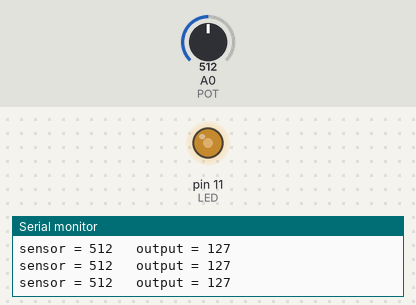
Recording of a sketch running on a simulated Arduino Uno, built with avr-gcc and run on an emulated ATmega328P. On the bench: output pins drawn as LEDs (lit = HIGH), the last lines printed to the serial monitor. The inputs (shaded band) are chosen by the test bench; at power-on: A0 (POT) = 512.

Above: at 1.2 s.
1.3 s: A0 (POT) set to 716
At 1.7 s:
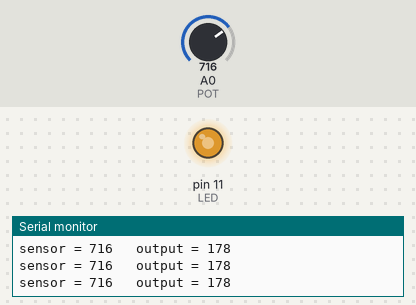
2.8 s: A0 (POT) set to 900
At 3.2 s:
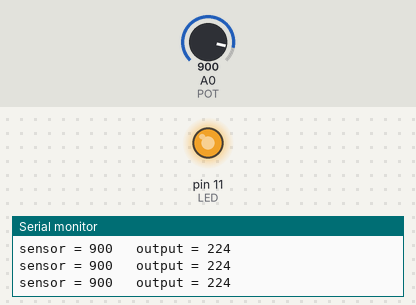
4.3 s: A0 (POT) set to 122
At 4.7 s:
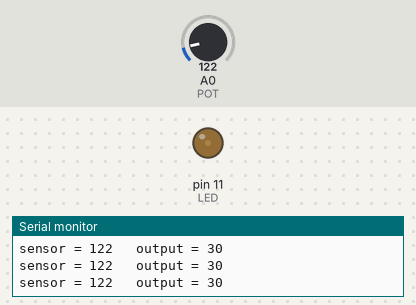
5.8 s: A0 (POT) set to 0
At 6.2 s:
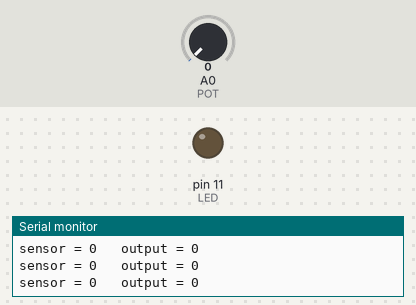
7.3 s: A0 (POT) set to 511
At 8.8 s:
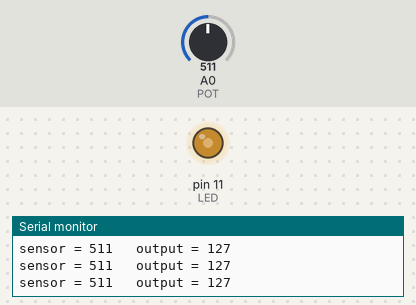
Timing chart, 0 to 9.8 s (numbered marks = the images above; inputs shaded):
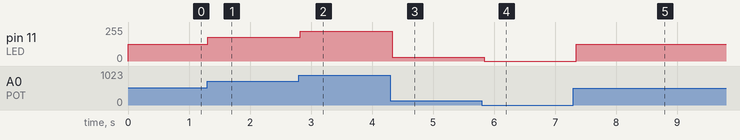

The sketch:

read_serial_output_led_pwm.ino
```cpp
// Change this value depending on where you put your LED pins
#define LED 11
#define POT A0
#define DELAY 100

void setup() {
  // put your setup code here, to run once:
  Serial.begin(9600);
}

void loop() {
  // put your main code here, to run repeatedly:
  int input = analogRead(POT);
  int output = map(input, 0, 1023, 0 , 255);
  analogWrite(LED, output);
  Serial.print("sensor = ");
  Serial.print(input);
  Serial.print("\t output = ");
  Serial.println(output);
  delay(DELAY);
}
```

Measured:
- after the input at 1.3 s, pin 11 (LED): 127/255 → 178/255 at once
- after the input at 2.8 s, pin 11 (LED): 178/255 → 224/255 at once
- after the input at 4.3 s, pin 11 (LED): 224/255 → 30/255 at once
- after the input at 5.8 s, pin 11 (LED): 30/255 → 0/255 at once
- after the input at 7.3 s, pin 11 (LED): 0/255 → 127/255 after 0.05 s
